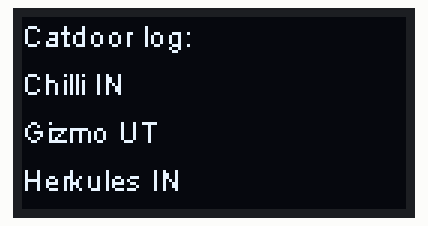
A program run on a simulated ESP32. On the bench: 128×64 one-colour display. What the program prints to the serial monitor is not drawn.

Above: at 0.1 s.
At 2.1 s:
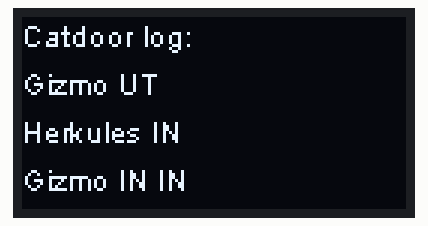
At 4.1 s:
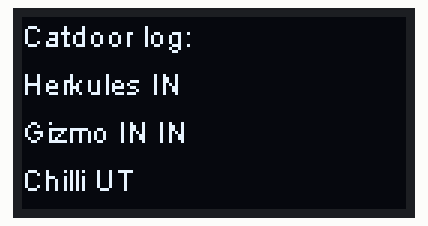
At 6.1 s:
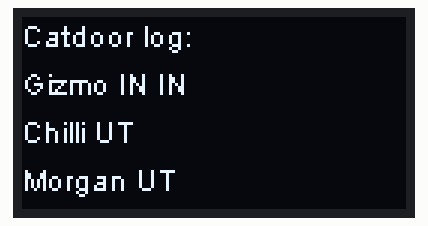

Measured:
- by itself, everything shown: repeats every 8.1 s, in 4 steps
- what the display in image 1 shows lasts 2.1 s, from 2.0 s to 4.1 s

The program:

main.cpp
```cpp
#include <Arduino.h>
#include <Wire.h>
#include "SSD1306Wire.h"

#define SDA_PIN 18
#define SCL_PIN 19

SSD1306Wire display(0x3c, SDA_PIN, SCL_PIN);

// Simulerad logg
String events[] = {
  "Chilli IN",
  "Gizmo UT",
  "Herkules IN",
  "Gizmo IN IN",
  "Chilli UT",
  "Morgan UT"
};

int totalEvents = 6;
int startIndex = 0;

void showList(int start) {
  display.clear();

  display.drawString(0, 0, "Catdoor log:");

  for (int i = 0; i < 3; i++) {
    int idx = start + i;
    if (idx < totalEvents) {
      display.drawString(0, 16 + i * 16, events[idx]);
    }
  }

  display.display();
}

void setup() {
  Serial.begin(115200);
  Wire.begin(SDA_PIN, SCL_PIN);

  display.init();
  display.setFont(ArialMT_Plain_10);
}

void loop() {
  showList(startIndex);

  Serial.print("Visar rad: ");
  Serial.println(startIndex);

  startIndex++;

  if (startIndex > totalEvents - 3) {
    startIndex = 0;
  }

  delay(2000);
}
```
